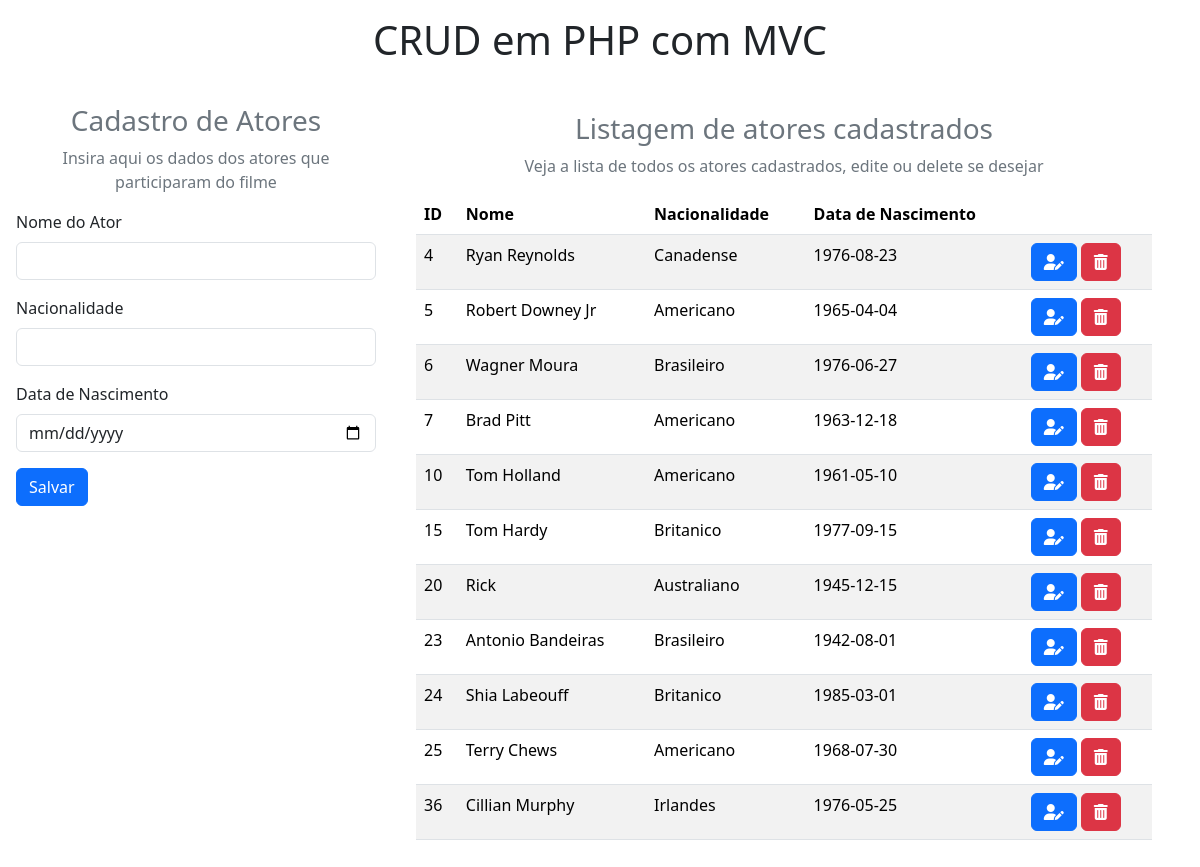
The page / on the database its author committed.
### tables this page shows
CREATE TABLE `atores` (
  `id` int(5) NOT NULL,
  `nome` text NOT NULL,
  `nacionalidade` varchar(50) NOT NULL,
  `data_nascimento` date NOT NULL
);

### index.php (the view, shortened to what this page needs)
<!DOCTYPE html>
<html lang="pt-br">
<head>
    <link href="https://cdn.jsdelivr.net/npm/bootstrap@5.3.2/dist/css/bootstrap.min.css" rel="stylesheet">
</head>
<body>
    <h1 class="text-center p-3">CRUD em PHP com MVC</h1>
    <div class="container-fluid row">
        <form class="col-4 p-3" method="POST">
            <h3 class="text-center text-secondary">Cadastro de Atores</h3>
            <p class="text-center text-secondary">Insira aqui os dados dos atores que participaram do filme</p>
            <div class="mb-3">
                <label for="exampleInputEmail1" class="form-label">Nome do Ator</label>
                <input type="text" class="form-control" name="nome">
            </div>
            <div class="mb-3">
                <label for="exampleInputEmail1" class="form-label">Nacionalidade</label>
                <input type="text" class="form-control" name="nacionalidade">
            </div>
            <div class="mb-3">
                <label for="exampleInputEmail1" class="form-label">Data de Nascimento</label>
                <input type="date" class="form-control" name="data_nascimento">
            </div>
            <button type="submit" class="btn btn-primary" name="btnsalvar" value="ok">Salvar</button>
        </form>
        <div class="col-8 p-4">
            <table class="table table-striped">
            <h3 class="text-center text-secondary">Listagem de atores cadastrados</h3>
            <p class="text-center text-secondary">Veja a lista de todos os atores cadastrados, edite ou delete se desejar</p>
                <thead class="bg-info">
                    <tr>
                    <th scope="col">ID</th>
                    <th scope="col">Nome</th>
                    <th scope="col">Nacionalidade</th>
                    <th scope="col">Data de Nascimento</th>
                    <th scope="col"></th>
                    </tr>
                </thead>
                <tbody>
                    <?php
                        include "model/connection.php";
                        $sql = $connection->query(" select * from atores ");
                        while($data = $sql->fetch_object()) { ?>
                            <tr>
                                <td><?= $data->id ?></td>
                                <td><?= $data->nome ?></td>
                                <td><?= $data->nacionalidade ?></td>
                                <td><?= $data->data_nascimento ?></td>
                                <td>
                                    <a href="updateController.php?id=<?= $data->id ?>" class="btn btn-small btn-primary"><i class="fa-solid fa-user-pen"></i></i></a>
                                    <a href="" class="btn btn-small btn-danger"><i class="fa-solid fa-trash-can"></i></i></a>
                                </td>
                            </tr>
                       <?php }
                    ?>
                </tbody>
            </table>
        </div>
    </div>
</body>
</html>

### rows shown on the page
atores: id "4", nome "Ryan Reynolds", nacionalidade "Canadense", data_nascimento "1976-08-23"
atores: id "5", nome "Robert Downey Jr", nacionalidade "Americano", data_nascimento "1965-04-04"
atores: id "6", nome "Wagner Moura", nacionalidade "Brasileiro", data_nascimento "1976-06-27"
atores: id "7", nome "Brad Pitt", nacionalidade "Americano", data_nascimento "1963-12-18"
atores: id "10", nome "Tom Holland", nacionalidade "Americano", data_nascimento "1961-05-10"
atores: id "15", nome "Tom Hardy", nacionalidade "Britanico", data_nascimento "1977-09-15"
atores: id "20", nome "Rick", nacionalidade "Australiano", data_nascimento "1945-12-15"
atores: id "23", nome "Antonio Bandeiras", nacionalidade "Brasileiro", data_nascimento "1942-08-01"
atores: id "24", nome "Shia Labeouff", nacionalidade "Britanico", data_nascimento "1985-03-01"
atores: id "25", nome "Terry Chews", nacionalidade "Americano", data_nascimento "1968-07-30"
atores: id "36", nome "Cillian Murphy", nacionalidade "Irlandes", data_nascimento "1976-05-25"
